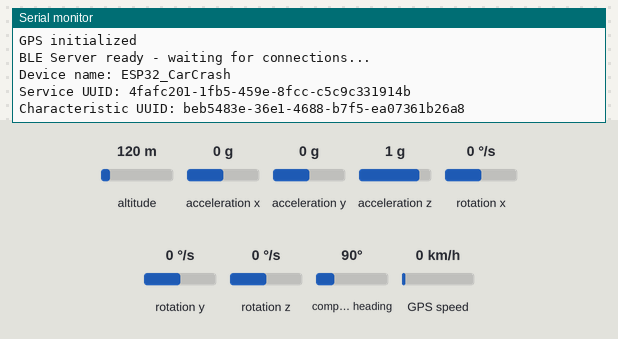
Recording of a sketch running on a simulated ESP32. Shown: the last lines printed to the serial monitor. The inputs (shaded band) are chosen by the test bench; at power-on: acceleration x 0 g, acceleration y 0 g, acceleration z 1 g, altitude 120 m, rotation x 0 °/s, rotation y 0 °/s, rotation z 0 °/s, compass heading 90°, GPS speed 0 km/h. The GPS gets a fix after 3 s at 37.7749, -122.4194 with 8 satellites; nothing arrives over Bluetooth unless stated; a phone connects over Bluetooth LE 3 s after start.

Above: at 1.2 s.
1.3 s: acceleration x set to -1.4 g
At 3.12 s:
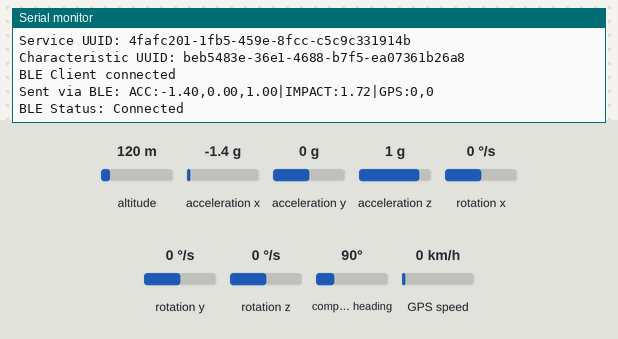
4.5 s: acceleration y set to -1.4 g
At 5.45 s:
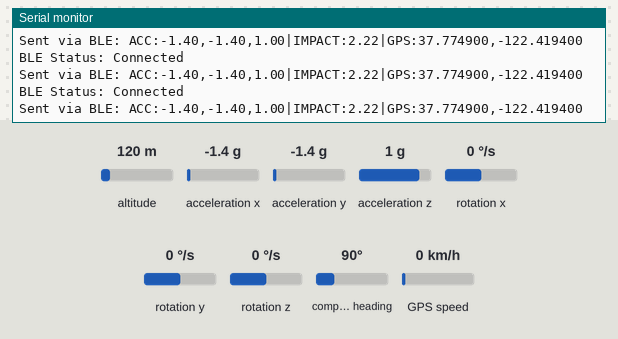
6.0 s: acceleration z set to -1.4 g
At 6.11 s:
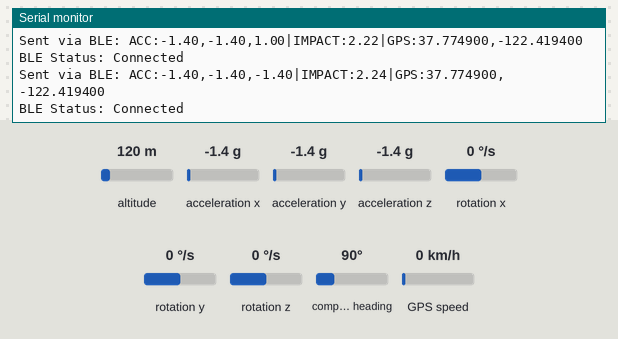
Timing chart, 0 to 9.0 s (numbered marks = the images above; inputs shaded):
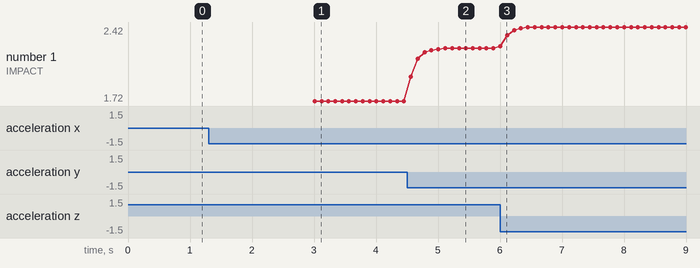

Measured:
- after the input at 1.3 s, the serial monitor: prints a new line after 1.7 s (image 1)
- after the input at 4.5 s, the serial monitor: prints a new line after 0.06 s (image 2)
- after the input at 6.0 s, the serial monitor: prints a new line at once (image 3)
- plotted number 1: 1.72 → 2.22 after the input at 4.5 s, 2.22 → 2.42 after the input at 6.0 s

The sketch:

ESP32_BLE_CORRECTED_CODE.ino
```cpp
/*
 * ESP32 Car Crash Detection - BLE Version
 * Corrected code for Android app compatibility
 *
 * This code creates a BLE server that the Android app can connect to
 * and receive real-time sensor data for crash detection.
 */

#include <BLEDevice.h>
#include <BLEServer.h>
#include <BLEUtils.h>
#include <BLEScan.h>
#include <BLEAdvertisedDevice.h>
#include <Wire.h>
#include <MPU6050.h>
#include <TinyGPS++.h>
#include <HardwareSerial.h>

// Pin definitions
#define MPU6050_SDA 21
#define MPU6050_SCL 22
#define GPS_RX 16
#define GPS_TX 17

// BLE Service and Characteristic UUIDs - MUST MATCH ANDROID APP
#define SERVICE_UUID        "4fafc201-1fb5-459e-8fcc-c5c9c331914b"
#define CHARACTERISTIC_UUID "beb5483e-36e1-4688-b7f5-ea07361b26a8"

// Objects
MPU6050 mpu;
TinyGPSPlus gps;
HardwareSerial GPSSerial(1);

// BLE components
BLEServer* pServer = nullptr;
BLECharacteristic* pCharacteristic = nullptr;
bool deviceConnected = false;

// Variables
float accelX, accelY, accelZ;
float impactForce = 0.0f;
float lastImpactForce = 0.0f;
unsigned long lastSendTime = 0;
const unsigned long SEND_INTERVAL = 100; // 100ms

// BLE Server callbacks
class MyServerCallbacks: public BLEServerCallbacks {
    void onConnect(BLEServer* pServer) {
        deviceConnected = true;
        Serial.println("BLE Client connected");
    }

    void onDisconnect(BLEServer* pServer) {
        deviceConnected = false;
        Serial.println("BLE Client disconnected");
        // Restart advertising to allow new connections
        pServer->startAdvertising();
        Serial.println("Restarted BLE advertising");
    }
};

void setup() {
    Serial.begin(115200);
    Serial.println("ESP32 Car Crash Detection - BLE Server Starting...");

    // Initialize I2C for MPU6050
    Wire.begin(MPU6050_SDA, MPU6050_SCL);

    // Initialize MPU6050
    mpu.initialize();
    if (!mpu.testConnection()) {
        Serial.println("MPU6050 connection failed");
    } else {
        Serial.println("MPU6050 initialized successfully");
    }

    // Initialize GPS
    GPSSerial.begin(9600, SERIAL_8N1, GPS_RX, GPS_TX);
    Serial.println("GPS initialized");

    // Initialize BLE
    BLEDevice::init("ESP32_CarCrash");
    pServer = BLEDevice::createServer();
    pServer->setCallbacks(new MyServerCallbacks());

    // Create BLE service
    BLEService* pService = pServer->createService(SERVICE_UUID);

    // Create BLE characteristic with read, write, and notify properties
    pCharacteristic = pService->createCharacteristic(
        CHARACTERISTIC_UUID,
        BLECharacteristic::PROPERTY_READ |
        BLECharacteristic::PROPERTY_WRITE |
        BLECharacteristic::PROPERTY_NOTIFY
    );

    // Start the service
    pService->start();

    // Start advertising
    BLEAdvertising* pAdvertising = BLEDevice::getAdvertising();
    pAdvertising->addServiceUUID(SERVICE_UUID);
    pAdvertising->setScanResponse(false);
    pAdvertising->setMinPreferred(0x0);  // set value to 0x00 to not advertise this parameter
    BLEDevice::startAdvertising();

    Serial.println("BLE Server ready - waiting for connections...");
    Serial.println("Device name: ESP32_CarCrash");
    Serial.print("Service UUID: ");
    Serial.println(SERVICE_UUID);
    Serial.print("Characteristic UUID: ");
    Serial.println(CHARACTERISTIC_UUID);
}

void loop() {
    // Read accelerometer data
    readAccelerometer();

    // Calculate impact force
    calculateImpactForce();

    // Read GPS data
    readGPS();

    // Send data via BLE every 100ms if connected
    if (deviceConnected && (millis() - lastSendTime >= SEND_INTERVAL)) {
        sendDataViaBLE();
        lastSendTime = millis();
    }

    delay(10);
}

void readAccelerometer() {
    int16_t ax, ay, az;
    mpu.getAcceleration(&ax, &ay, &az);

    // Convert to g-force (MPU6050 sensitivity is 16384 LSB/g)
    accelX = ax / 16384.0f;
    accelY = ay / 16384.0f;
    accelZ = az / 16384.0f;
}

void calculateImpactForce() {
    // Calculate magnitude of acceleration
    float magnitude = sqrt(accelX*accelX + accelY*accelY + accelZ*accelZ);

    // Apply low-pass filter to reduce noise
    impactForce = 0.9f * lastImpactForce + 0.1f * magnitude;
    lastImpactForce = impactForce;
}

void readGPS() {
    while (GPSSerial.available()) {
        gps.encode(GPSSerial.read());
    }
}

void sendDataViaBLE() {
    if (!deviceConnected) {
        return;
    }

    // Format: "ACC:x,y,z|IMPACT:force|GPS:lat,lon"
    String data = "ACC:";
    data += String(accelX, 2) + ",";
    data += String(accelY, 2) + ",";
    data += String(accelZ, 2);
    data += "|IMPACT:";
    data += String(impactForce, 2);
    data += "|GPS:";

    if (gps.location.isValid()) {
        data += String(gps.location.lat(), 6) + ",";
        data += String(gps.location.lng(), 6);
    } else {
        data += "0,0";
    }

    // Send data via BLE characteristic
    pCharacteristic->setValue(data.c_str());
    pCharacteristic->notify();

    // Also print to Serial for debugging
    Serial.print("Sent via BLE: ");
    Serial.println(data);

    // Print connection status
    Serial.print("BLE Status: ");
    Serial.println(deviceConnected ? "Connected" : "Disconnected");
}

/*
 * Additional debugging functions
 */

void printSensorData() {
    Serial.println("=== Sensor Data ===");
    Serial.print("Accelerometer (g): X=");
    Serial.print(accelX, 2);
    Serial.print(" Y=");
    Serial.print(accelY, 2);
    Serial.print(" Z=");
    Serial.println(accelZ, 2);

    Serial.print("Impact Force: ");
    Serial.print(impactForce, 2);
    Serial.println("g");

    if (gps.location.isValid()) {
        Serial.print("GPS: Lat=");
        Serial.print(gps.location.lat(), 6);
        Serial.print(" Lon=");
        Serial.println(gps.location.lng(), 6);
    } else {
        Serial.println("GPS: No valid location");
    }

    Serial.print("BLE Connected: ");
    Serial.println(deviceConnected ? "Yes" : "No");
    Serial.println("==================");
}

/*
 * Test functions for development
 */

void testBLEConnection() {
    if (deviceConnected) {
        Serial.println("BLE connection test: Sending test message");
        String testMessage = "TEST:Hello from ESP32";
        pCharacteristic->setValue(testMessage.c_str());
        pCharacteristic->notify();
    } else {
        Serial.println("BLE connection test: Not connected");
    }
}

void testAccelerometer() {
    Serial.println("Accelerometer test:");
    for (int i = 0; i < 10; i++) {
        readAccelerometer();
        Serial.print("Sample ");
        Serial.print(i);
        Serial.print(": X=");
        Serial.print(accelX, 2);
        Serial.print(" Y=");
        Serial.print(accelY, 2);
        Serial.print(" Z=");
        Serial.println(accelZ, 2);
        delay(100);
    }
}
```
